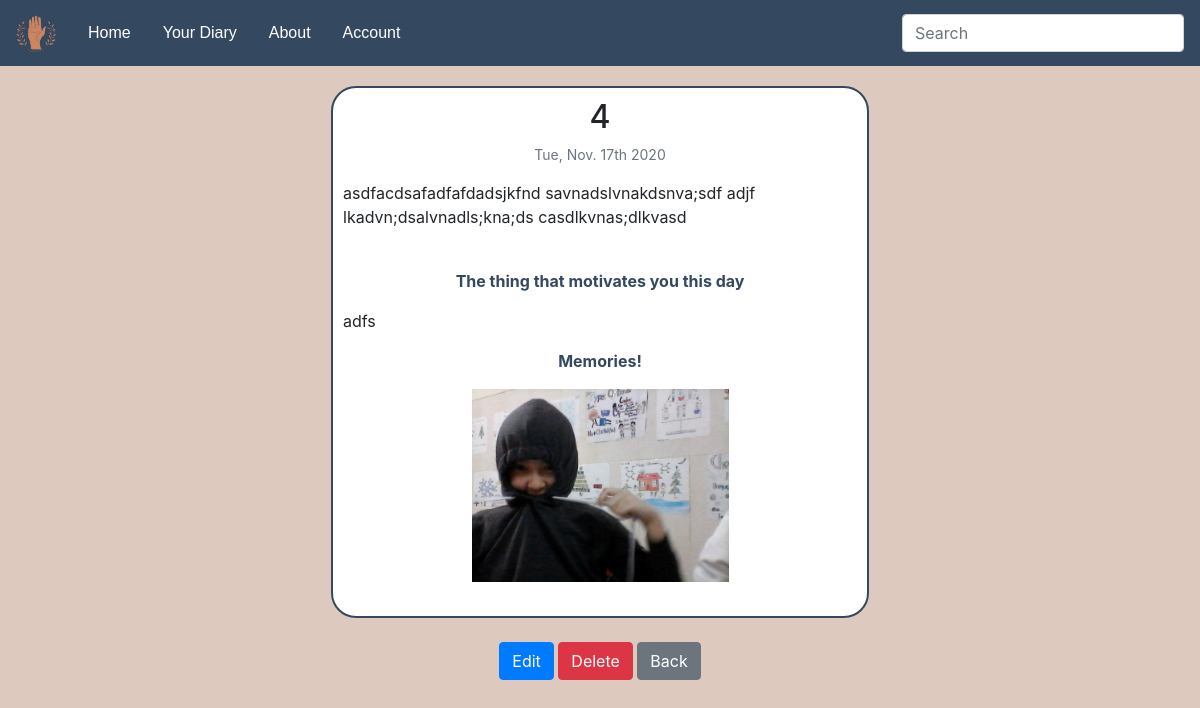
Page /yourdiary/9/ (signed in) on the committed database.
### app/models.py (models this page shows, shortened)
class Post(models.Model):
    title = models.CharField(max_length=100, verbose_name='A Title Describing Today')
    content = models.TextField(verbose_name='What Happened?')
    motivation = models.CharField(max_length=100, verbose_name='One Thing Motivating You for Tomorrow',
                                  null=True, blank=True,
                                  help_text="It doesn't have to be something big, it can be an upcoming trip, "
                                            "looking at the sunrise, another episode of "
                                            "drama coming out, playing games till midnight "
                                            "or even listening to music on the way to work! "
                                            "Try to not leave this blank so you can look back at it one day!")
    diary_image = models.ImageField(default='default.jpg', blank=True, upload_to='diary_images',
                                    verbose_name='A Memorable Pic!')
    date_posted = models.DateTimeField(default=timezone.now)

### app/views.py (the view)
# urls.py: path('yourdiary/<int:pk>/', IndividualDiaryLogs.as_view(), name="diary-log"),
class IndividualDiaryLogs(LoginRequiredMixin, DetailView):
    model = Post
    template_name = 'app/diarylog.html'

### app/templates/app/diarylog.html
{% extends "app/base.html" %}
{% block content %}
<article class="main">
    <div class="container rounded-corners" style="margin:0 auto; width:50%; background-color: white;">
        <h2 style="text-align:center;">{{ object.title }}</h2>
        <p class="text-muted" style="text-align:center; font-size:14px;">{{ object.date_posted|date:"D, N jS Y" }}</p>
        <p class="article-content">{{ object.content }}</p>
        <br>
        {% if object.motivation %}
            <p style="color: #344860; text-align:center;"><strong>The thing that motivates you this day</strong></p>
            <p>{{ object.motivation }}</p>
        {% endif %}
        {% if object.diary_image.url != "/media/default.jpg" %}
            <p style="color: #344860; text-align:center;"><strong>Memories!</strong></p>
            <img style="width:50%; height:50%; margin-left:auto; margin-right:auto; display:block;" class="img-responsive" src="{{ object.diary_image.url }}">
        {% endif %}
        <br>
    </div>
    <br>
    <div style="text-align: center; position:relative;">
        <a class="btn btn-primary" href="{% url 'diary-edit' object.id %}">Edit</a>
        <a class="btn btn-danger" href="{% url 'diary-delete' object.id %}">Delete</a>
        <a class="btn btn-secondary" href="{% url 'app-diary' %}">Back</a>
    </div>
</article>
{% endblock content %}

### app/templates/app/base.html (style rules this page uses)
.main { padding: 16px; margin-top: 27px; }
.rounded-corners { border-radius: 25px; border: 2px solid #344860; padding: 10px; margin: 0 auto; width: 45%; background-color: #ebedec; }

### rows in the picture
Post: title "4", date_posted "Tue, Nov. 17th 2020", content "asdfacdsafadfafdadsjkfnd savnadslvnakdsnva;sdf adjf lkadvn;dsalvnadls;kna;ds casdlkvnas;dlkvasd", motivation "adfs", diary_image (picture)
